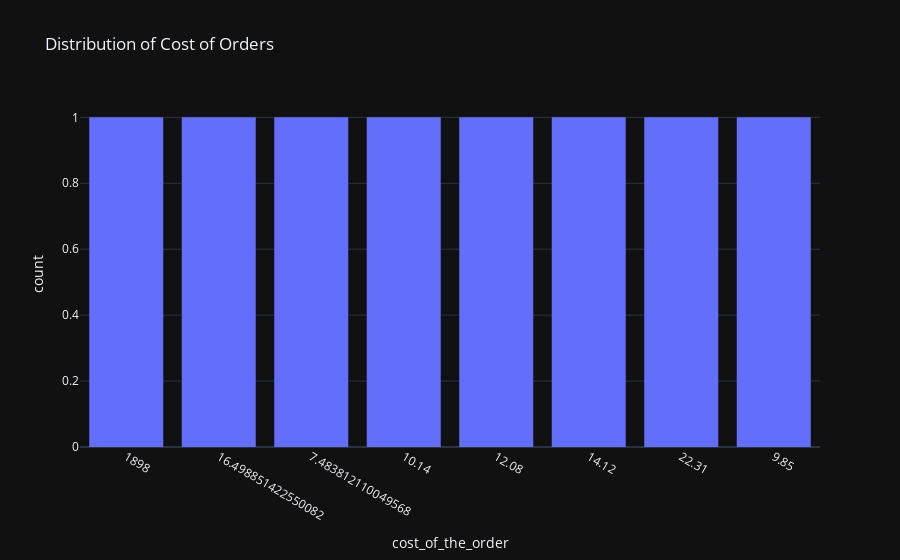
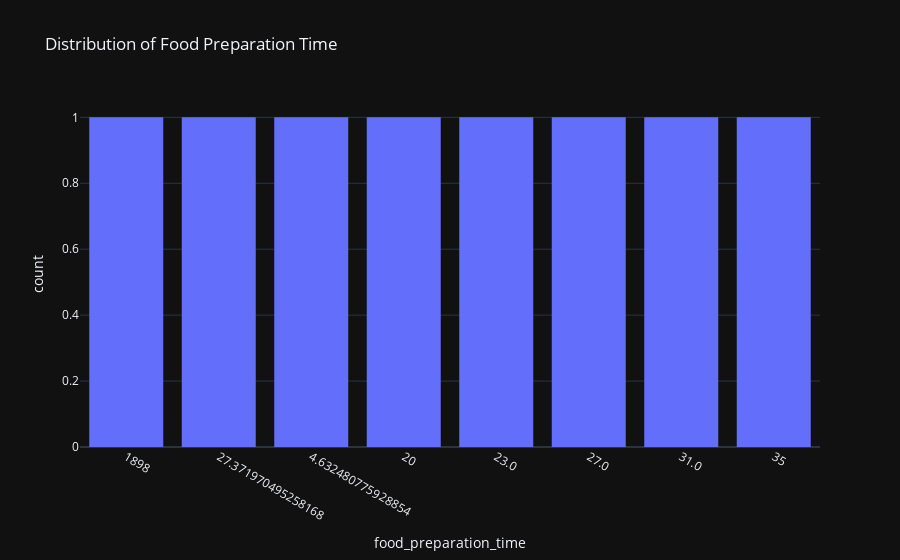
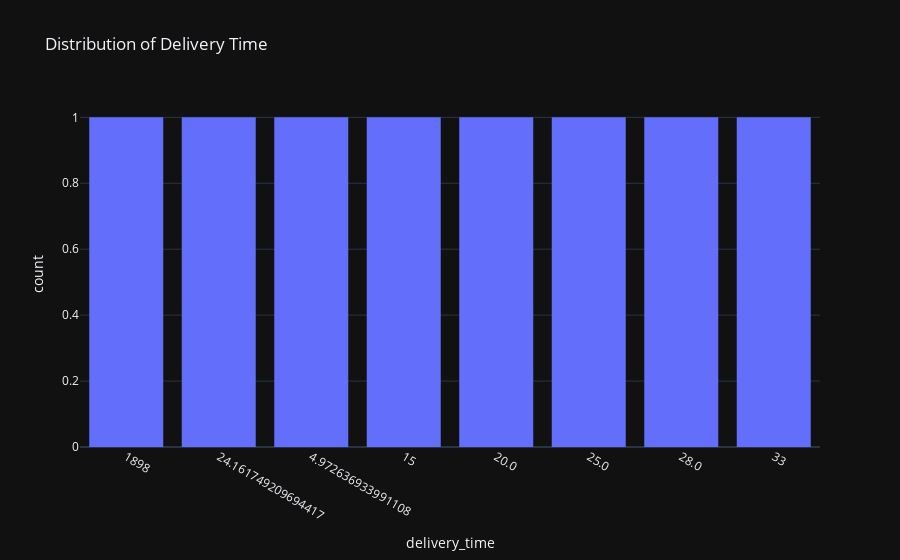
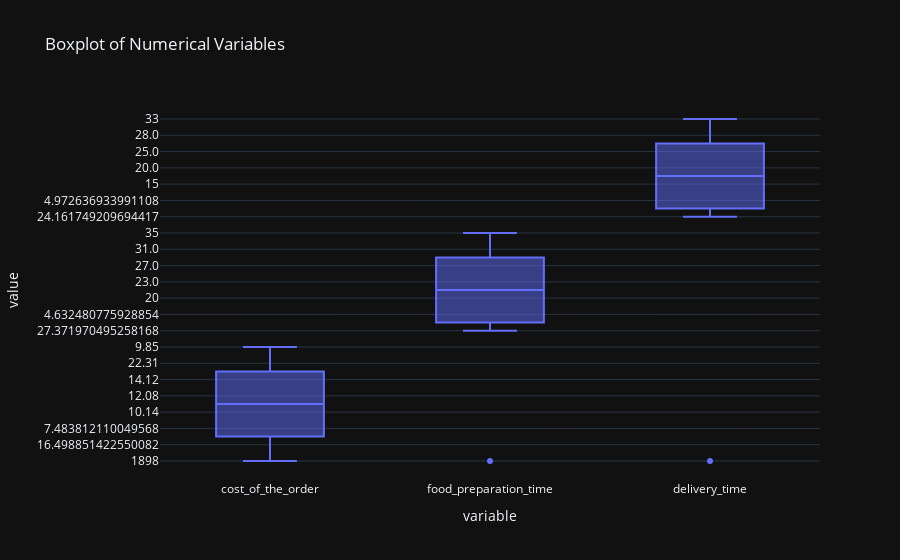

Write notebook code for charts like these, in order.
### Code cell
import plotly.express as px

# Histograms for numerical variables
fig_hist1 = px.histogram(summary_df.toPandas(), x='cost_of_the_order', title='Distribution of Cost of Orders', template='plotly_dark')
fig_hist2 = px.histogram(summary_df.toPandas(), x='food_preparation_time', title='Distribution of Food Preparation Time', template='plotly_dark')
fig_hist3 = px.histogram(summary_df.toPandas(), x='delivery_time', title='Distribution of Delivery Time', template='plotly_dark')

# Boxplot for numerical variables
fig_box = px.box(summary_df.toPandas(), y=['cost_of_the_order', 'food_preparation_time', 'delivery_time'], title='Boxplot of Numerical Variables', template='plotly_dark')

# Countplots for categorical variables
fig_count1 = px.bar(summary_df.groupBy('day_of_the_week').count().toPandas(), x='day_of_the_week', y='count', title='Countplot of Orders by Day of Week', template='plotly_dark')
fig_count2 = px.bar(summary_df.groupBy('restaurant_name').count().toPandas(), x='restaurant_name', y='count', title='Countplot of Orders by Restaurant Name', template='plotly_dark')
fig_count3 = px.bar(summary_df.groupBy('cuisine_type').count().toPandas(), x='cuisine_type', y='count', title='Countplot of Orders by Cuisine Type', template='plotly_dark')

# Show the plots
fig_hist1.show()
fig_hist2.show()
fig_hist3.show()
fig_box.show()
fig_count1.show()
fig_count2.show()
fig_count3.show()

### Figure 1 — Plotly figure (JSON) as saved in the notebook; plotly's stock layout.template omitted (floating-point values rounded to 4 significant figures)
{"data": [{"alignmentgroup": "True", "bingroup": "x", "hovertemplate": "cost_of_the_order=%{x}<br>count=%{y}<extra></extra>", "legendgroup": "", "marker": {"color": "#636efa", "pattern": {"shape": ""}}, "name": "", "offsetgroup": "", "orientation": "v", "showlegend": false, "x": ["1898", "16.498851422550082", "7.483812110049568", "10.14", "12.08", "14.12", "22.31", "9.85"], "xaxis": "x", "yaxis": "y", "type": "histogram"}], "layout": {"xaxis": {"anchor": "y", "domain": [0, 1], "title": {"text": "cost_of_the_order"}}, "yaxis": {"anchor": "x", "domain": [0, 1], "title": {"text": "count"}}, "legend": {"tracegroupgap": 0}, "title": {"text": "Distribution of Cost of Orders"}, "barmode": "relative"}}

### Figure 2 — Plotly figure (JSON) as saved in the notebook; plotly's stock layout.template omitted (floating-point values rounded to 4 significant figures)
{"data": [{"alignmentgroup": "True", "bingroup": "x", "hovertemplate": "food_preparation_time=%{x}<br>count=%{y}<extra></extra>", "legendgroup": "", "marker": {"color": "#636efa", "pattern": {"shape": ""}}, "name": "", "offsetgroup": "", "orientation": "v", "showlegend": false, "x": ["1898", "27.371970495258168", "4.632480775928854", "20", "23.0", "27.0", "31.0", "35"], "xaxis": "x", "yaxis": "y", "type": "histogram"}], "layout": {"xaxis": {"anchor": "y", "domain": [0, 1], "title": {"text": "food_preparation_time"}}, "yaxis": {"anchor": "x", "domain": [0, 1], "title": {"text": "count"}}, "legend": {"tracegroupgap": 0}, "title": {"text": "Distribution of Food Preparation Time"}, "barmode": "relative"}}

### Figure 3 — Plotly figure (JSON) as saved in the notebook; plotly's stock layout.template omitted (floating-point values rounded to 4 significant figures)
{"data": [{"alignmentgroup": "True", "bingroup": "x", "hovertemplate": "delivery_time=%{x}<br>count=%{y}<extra></extra>", "legendgroup": "", "marker": {"color": "#636efa", "pattern": {"shape": ""}}, "name": "", "offsetgroup": "", "orientation": "v", "showlegend": false, "x": ["1898", "24.161749209694417", "4.972636933991108", "15", "20.0", "25.0", "28.0", "33"], "xaxis": "x", "yaxis": "y", "type": "histogram"}], "layout": {"xaxis": {"anchor": "y", "domain": [0, 1], "title": {"text": "delivery_time"}}, "yaxis": {"anchor": "x", "domain": [0, 1], "title": {"text": "count"}}, "legend": {"tracegroupgap": 0}, "title": {"text": "Distribution of Delivery Time"}, "barmode": "relative"}}

### Figure 4 — Plotly figure (JSON) as saved in the notebook; plotly's stock layout.template omitted (floating-point values rounded to 4 significant figures)
{"data": [{"alignmentgroup": "True", "hovertemplate": "variable=%{x}<br>value=%{y}<extra></extra>", "legendgroup": "", "marker": {"color": "#636efa"}, "name": "", "notched": false, "offsetgroup": "", "orientation": "v", "showlegend": false, "x": ["cost_of_the_order", "cost_of_the_order", "cost_of_the_order", "cost_of_the_order", "cost_of_the_order", "cost_of_the_order", "cost_of_the_order", "cost_of_the_order", "food_preparation_time", "food_preparation_time", "food_preparation_time", "food_preparation_time", "food_preparation_time", "food_preparation_time", "food_preparation_time", "food_preparation_time", "delivery_time", "delivery_time", "delivery_time", "delivery_time", "delivery_time", "delivery_time", "delivery_time", "delivery_time"], "x0": " ", "xaxis": "x", "y": ["1898", "16.498851422550082", "7.483812110049568", "10.14", "12.08", "14.12", "22.31", "9.85", "1898", "27.371970495258168", "4.632480775928854", "20", "23.0", "27.0", "31.0", "35", "1898", "24.161749209694417", "4.972636933991108", "15", "20.0", "25.0", "28.0", "33"], "y0": " ", "yaxis": "y", "type": "box"}], "layout": {"xaxis": {"anchor": "y", "domain": [0, 1], "title": {"text": "variable"}}, "yaxis": {"anchor": "x", "domain": [0, 1], "title": {"text": "value"}}, "legend": {"tracegroupgap": 0}, "title": {"text": "Boxplot of Numerical Variables"}, "boxmode": "group"}}
